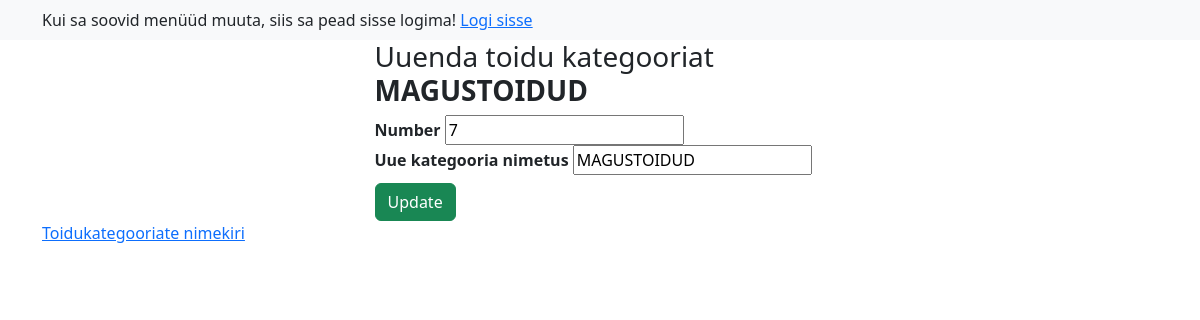
Before: /app_admin/category_update/7 with the older database file.
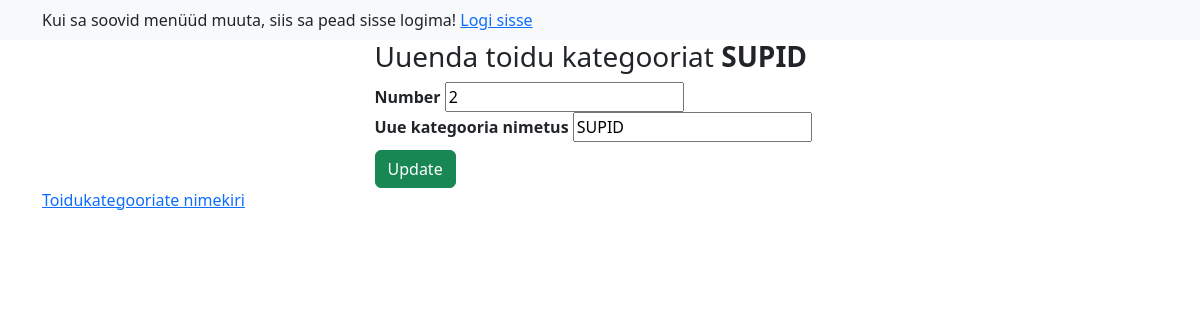
After: the same page with the newer database file.
### app_admin/models.py (models this page shows)
class Category(models.Model):
    number = models.PositiveIntegerField(verbose_name="Number")
    name = models.CharField(max_length=255, unique=True, verbose_name="Uue kategooria nimetus")
    def __str__(self):
        return self.name

### app_admin/views.py (the view)
# urls.py: path('category_update/<int:pk>', views.CategoryUpdateView.as_view(), name='category_update'),
class CategoryUpdateView(UpdateView):
    template_name = 'app_admin/category_update.html'
    model = Category
    fields = '__all__'
    success_url = reverse_lazy('app_admin:category_list')

### app_admin/templates/app_admin/category_update.html (shortened to what this page needs)
{% extends 'base.html' %}
{% block content %}
	<div class="row">
    <div class="col-5 mx-auto">
        <h3>Uuenda toidu kategooriat <span class="fw-bold">{{ category }}</span></h3>
        <form method="post" class="form">
            {% for field in form %}
            	<div class="form-field">
                    <label for="{{ field.id_for_label }}" class="fw-bold">{{ field.label }}</label>
                    {{ field }}
                </div>
            {% endfor %}
            <input type="submit" value="Update" class="btn btn-success mt-2">
        </form>
    </div>
    <a href="{% url 'app_admin:category_list' %}">Toidukategooriate nimekiri</a>
    </div>
{% endblock %}

Changed rows visible on the page:
changed Category: name "MAGUSTOIDUD" → "SUPID"; number "7" → "2"
